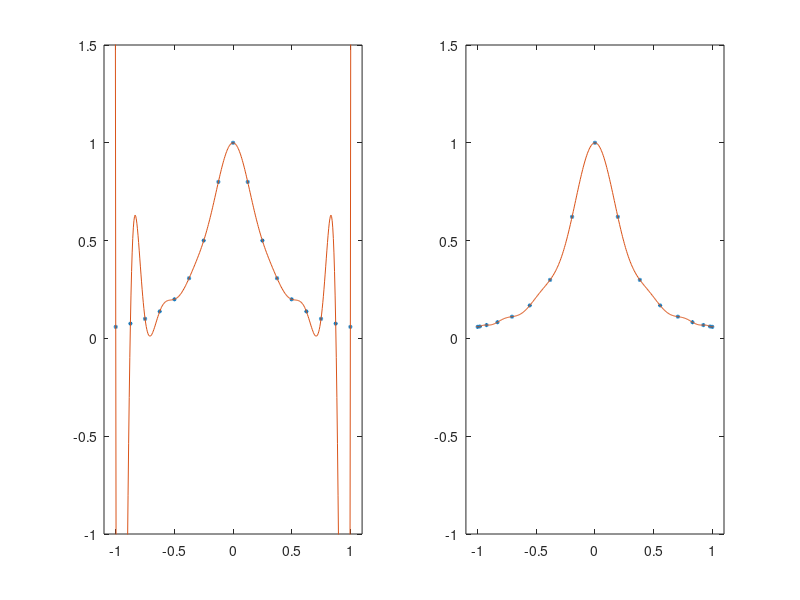

This figure's MATLAB source:
% p9.m - polynomial interpolation in equispaced and Chebyshev pts

  N = 16;
  xx = -1.01:.005:1.01; clf
  for i = 1:2
    if i==1, s = 'Equispaced points'; x = -1 + 2*(0:N)/N; end
    if i==2, s = 'Chebyshev points';  x = cos(pi*(0:N)/N); end
    subplot(1,2,i)
    u = 1./(1+16*x.^2);
    uu = 1./(1+16*xx.^2);
    p = polyfit(x,u,N);              % interpolation
    pp = polyval(p,xx);              % evaluation of interpolant
    plot(x,u,'*','markersize',3)
    line(xx,pp)
    axis([-1.1 1.1 -1 1.5])%, title(s)
    error = norm(uu-pp,inf);
   % text(-.5,-.5,['max error = ' num2str(error)])
  end
